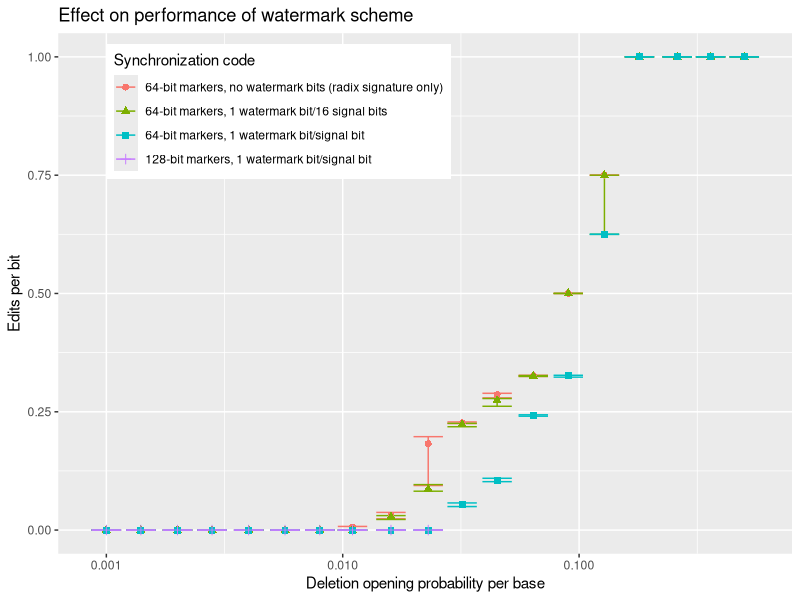

R code for this plot:
library("ggplot2");
df.wat64 <- read.table(file="len4.wat64.ldpc.dels.tab");
df.wat64.1 <- read.table(file="len4.wat64.1.ldpc.dels.tab");
df.wat64.16 <- read.table(file="len4.wat64.16.ldpc.dels.tab");
df.wat128.1 <- read.table(file="len4.wat128.1.ldpc.dels.tab");

df.wat64$group <- 1;
df.wat64.16$group <- 2;
df.wat64.1$group <- 3;
df.wat128.1$group <- 4;

df <- rbind(df.wat64,df.wat64.16,df.wat64.1,df.wat128.1);
df <- df[df$DelProb > 0,];

df$Code=factor(df$group,labels=c("64-bit markers, no watermark bits (radix signature only)","64-bit markers, 1 watermark bit/16 signal bits","64-bit markers, 1 watermark bit/signal bit","128-bit markers, 1 watermark bit/signal bit"));
g <- guide_legend(title="Synchronization code");

watplot <- ggplot(df,aes(x=DelProb,y=MedianEditsPerBit,color=Code)) + geom_errorbar(aes(ymin=LowerQuartileEditsPerBit,ymax=UpperQuartileEditsPerBit)) + geom_point(aes(shape=Code),size=2) + ylab("Edits per bit") + xlab("Deletion opening probability per base") + ggtitle("Effect on performance of watermark scheme") + theme(legend.position=c(.3,.85)) + scale_x_log10() + guides(colour=g,shape=g);

ggsave("watplot.ps",plot=watplot);

